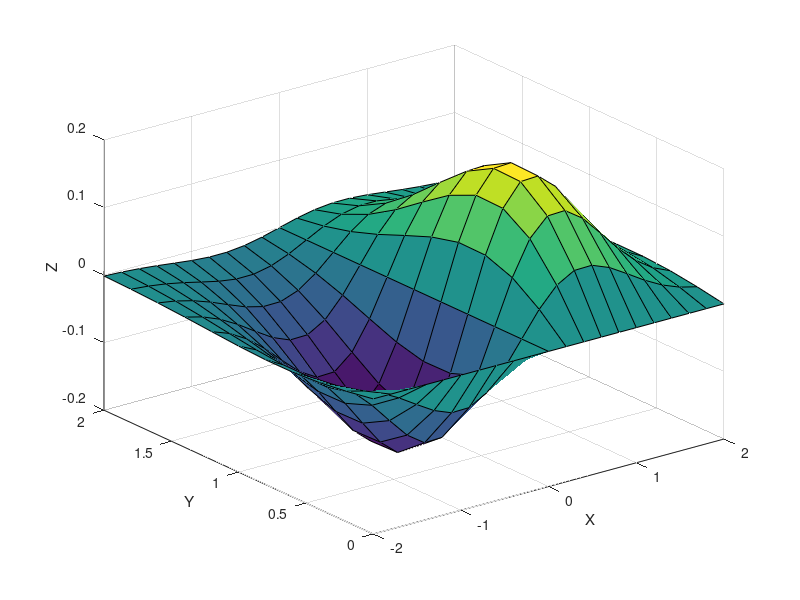

Write MATLAB code to recreate this figure.
clear all;
clc;
x=(-2:.2:2);
y=(0:.2:2);
[X,Y]=meshgrid(x,y);
Z=X.*Y.*exp(-(X.^2+Y.^2));
surf(X,Y,Z)
xlabel('X');
ylabel('Y');
zlabel('Z');
